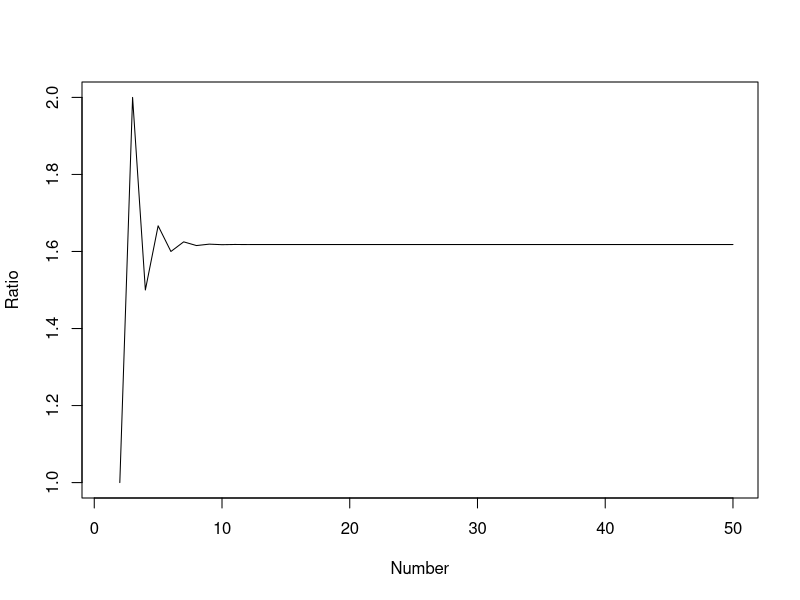

Write the R code that produced this figure.
#Create a Fibonacci sequence to practice git operations
#Adam Reimer & Carly Reimer

fib_seq <- c(0, 1)
for (i in 3:51) fib_seq[i] <- sum(fib_seq[(i-1):(i-2)])
  
plot(1:50, fib_seq[2:51]/fib_seq[1:50], 
     type = "l",
     xlab = "Number",
     ylab = "Ratio")
{golden_ratio <- fib_seq[51]/fib_seq[50]}
